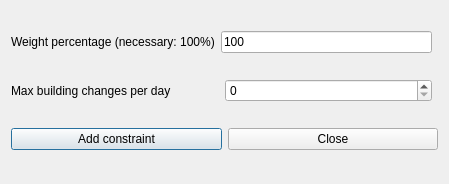
<?xml version="1.0" encoding="UTF-8"?>
<ui version="4.0">
 <class>AddConstraintTeachersMaxBuildingChangesPerRealDayForm_template</class>
 <widget class="QDialog" name="AddConstraintTeachersMaxBuildingChangesPerRealDayForm_template">
  <property name="geometry">
   <rect>
    <x>0</x>
    <y>0</y>
    <width>449</width>
    <height>184</height>
   </rect>
  </property>
  <property name="windowTitle">
   <string extracomment="This is the title of the dialog to add a new constraint of this type">Add teachers max building changes per real day</string>
  </property>
  <layout class="QGridLayout">
   <item row="2" column="0" colspan="2">
    <layout class="QHBoxLayout">
     <item>
      <widget class="QPushButton" name="addConstraintPushButton">
       <property name="text">
        <string>Add constraint</string>
       </property>
      </widget>
     </item>
     <item>
      <widget class="QPushButton" name="closePushButton">
       <property name="text">
        <string>Close</string>
       </property>
      </widget>
     </item>
    </layout>
   </item>
   <item row="0" column="0">
    <layout class="QHBoxLayout">
     <item>
      <widget class="QLabel" name="weightTextLabel">
       <property name="frameShape">
        <enum>QFrame::NoFrame</enum>
       </property>
       <property name="frameShadow">
        <enum>QFrame::Plain</enum>
       </property>
       <property name="text">
        <string>Weight percentage (necessary: 100%)</string>
       </property>
       <property name="wordWrap">
        <bool>false</bool>
       </property>
      </widget>
     </item>
     <item>
      <widget class="QLineEdit" name="weightLineEdit">
       <property name="text">
        <string notr="true">100</string>
       </property>
      </widget>
     </item>
    </layout>
   </item>
   <item row="1" column="0">
    <layout class="QHBoxLayout">
     <item>
      <widget class="QLabel" name="textLabel1">
       <property name="text">
        <string>Max building changes per day</string>
       </property>
       <property name="wordWrap">
        <bool>false</bool>
       </property>
      </widget>
     </item>
     <item>
      <widget class="QSpinBox" name="maxChangesSpinBox"/>
     </item>
    </layout>
   </item>
  </layout>
 </widget>
 <layoutdefault spacing="6" margin="11"/>
 <resources/>
 <connections/>
</ui>
